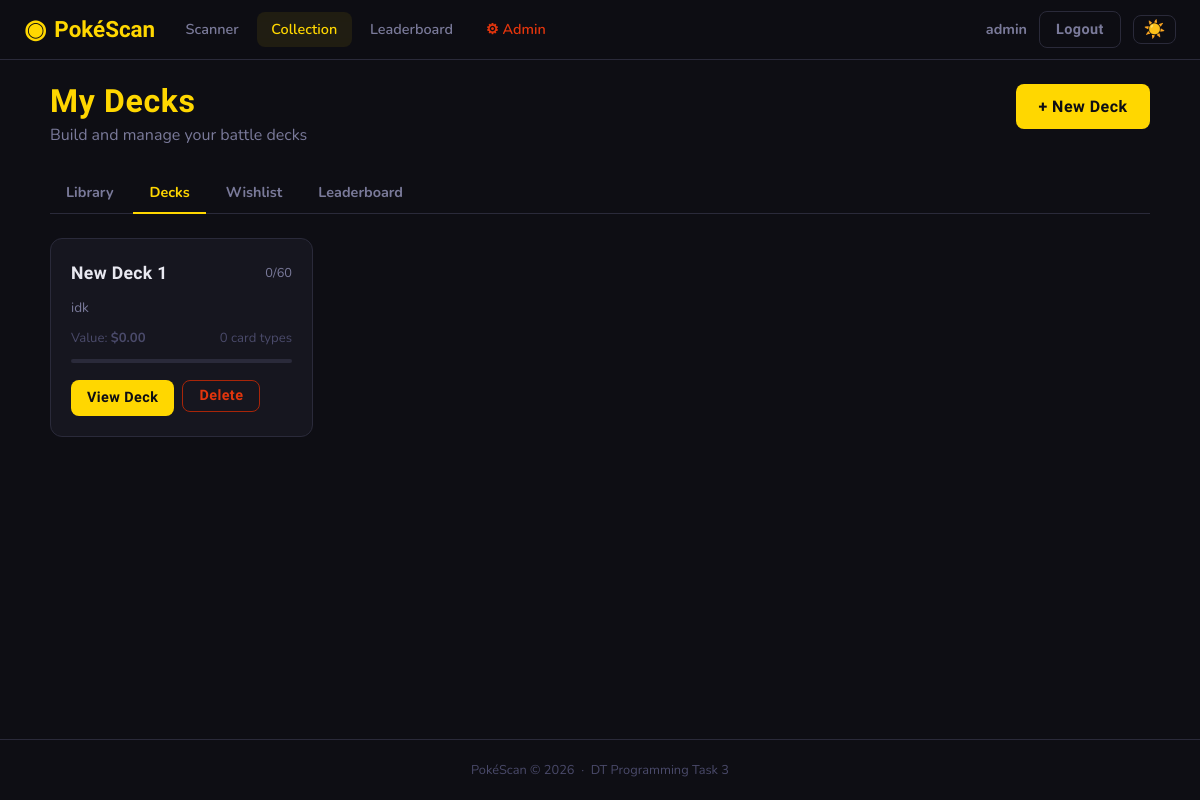
The page /collection/decks (signed in) on the database as committed earlier.
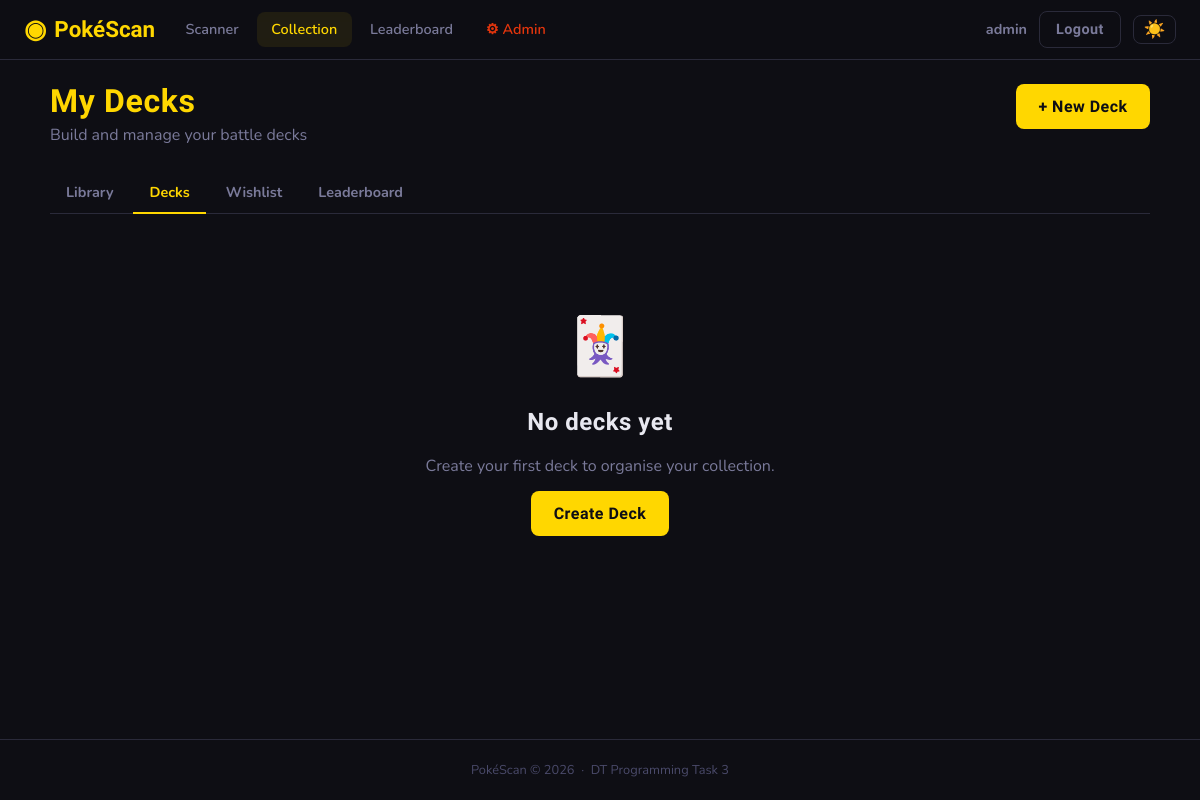
The same page on the database as committed later.
### app/models.py (models this page shows)
class Deck(db.Model):
    __tablename__ = 'decks'
    id          = db.Column(db.Integer, primary_key=True)
    user_id     = db.Column(db.Integer, db.ForeignKey('users.id'), nullable=False)
    name        = db.Column(db.String(100), nullable=False)
    description = db.Column(db.Text)
    created_at  = db.Column(db.DateTime, default=datetime.utcnow)
    deck_cards  = db.relationship('DeckCard', backref='deck', lazy=True, cascade='all, delete-orphan')
    @property
    def total_cards(self):
        return sum(dc.quantity for dc in self.deck_cards)
    @property
    def total_value(self):
        return round(sum((dc.card.market_value or 0) * dc.quantity for dc in self.deck_cards), 2)

### app/collection/routes.py (the view)
@collection_bp.route('/decks')
@login_required
def decks():
    return render_template('collection/decks.html', decks=current_user.decks)

### app/models.py (called while the page is built)
    @property
    def is_admin(self):
        return self.role == 'admin'

### app/templates/collection/decks.html (shortened to what this page needs)
{% extends "base.html" %}
{% block content %}
<div class="page-container">
    <div class="page-header">
        <div>
            <h1 class="page-title">My Decks</h1>
            <p class="page-subtitle">Build and manage your battle decks</p>
        </div>
        <a href="{{ url_for('collection.new_deck') }}" class="btn btn-primary">+ New Deck</a>
    </div>
    <div class="sub-nav">
        <a href="{{ url_for('collection.library') }}"  class="sub-link">Library</a>
        <a href="{{ url_for('collection.decks') }}"    class="sub-link active">Decks</a>
        <a href="{{ url_for('collection.wishlist') }}" class="sub-link">Wishlist</a>
        <a href="{{ url_for('collection.leaderboard') }}" class="sub-link">Leaderboard</a>
    </div>
    {% if decks %}
    <div class="deck-grid">
        {% for deck in decks %}
        <div class="deck-card">
            <div class="deck-card-header">
                <h3>{{ deck.name }}</h3>
                <span class="deck-size">{{ deck.total_cards }}/60</span>
            </div>
            {% if deck.description %}
            <p class="deck-desc">{{ deck.description }}</p>
            {% endif %}
            <div class="deck-meta">
                <span>Value: <strong>${{ "%.2f"|format(deck.total_value) }}</strong></span>
                <span>{{ deck.deck_cards|length }} card types</span>
            </div>
            <div class="deck-progress-track">
            </div>
            <div class="deck-actions">
                <a href="{{ url_for('collection.deck_detail', deck_id=deck.id) }}" class="btn btn-primary btn-sm">View Deck</a>
                <form method="POST" action="{{ url_for('collection.delete_deck', deck_id=deck.id) }}"
                      onsubmit="return confirm('Delete {{ deck.name }}?')">
                    <button type="submit" class="btn btn-ghost btn-sm btn-danger">Delete</button>
                </form>
            </div>
        </div>
        {% endfor %}
    </div>
    {% else %}
    <div class="empty-state">
        <p class="empty-icon">🃏</p>
        <h2>No decks yet</h2>
        <p>Create your first deck to organise your collection.</p>
        <a href="{{ url_for('collection.new_deck') }}" class="btn btn-primary">Create Deck</a>
    </div>
    {% endif %}
</div>
{% endblock %}

Rows that differ between the two databases and show on the page:
removed Deck: name "New Deck 1", total_cards "0", description "idk", total_value "0.00", deck_cards|length "0"
Other text that changed with them:
text now shown: "🃏 No decks yet Create your first deck to organise your collection. Create Deck"
